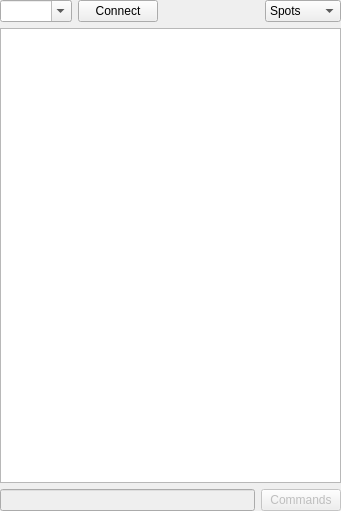
<?xml version="1.0" encoding="UTF-8"?>
<ui version="4.0">
 <class>DxWidget</class>
 <widget class="QWidget" name="DxWidget">
  <property name="geometry">
   <rect>
    <x>0</x>
    <y>0</y>
    <width>341</width>
    <height>511</height>
   </rect>
  </property>
  <property name="focusPolicy">
   <enum>Qt::NoFocus</enum>
  </property>
  <property name="windowTitle">
   <string notr="true">Form</string>
  </property>
  <layout class="QVBoxLayout" name="verticalLayout">
   <property name="leftMargin">
    <number>0</number>
   </property>
   <property name="topMargin">
    <number>0</number>
   </property>
   <property name="rightMargin">
    <number>0</number>
   </property>
   <property name="bottomMargin">
    <number>0</number>
   </property>
   <item>
    <layout class="QHBoxLayout" name="horizontalLayout">
     <item>
      <widget class="QComboBox" name="serverSelect">
       <property name="focusPolicy">
        <enum>Qt::ClickFocus</enum>
       </property>
       <property name="contextMenuPolicy">
        <enum>Qt::CustomContextMenu</enum>
       </property>
       <property name="toolTip">
        <string>Insert a &lt;b&gt;hostname:port&lt;/b&gt; of DXC Serveru. Press &lt;b&gt;CTRL + DEL&lt;/b&gt; to delete a highlighted DXC server.</string>
       </property>
       <property name="inputMethodHints">
        <set>Qt::ImhNone</set>
       </property>
       <property name="editable">
        <bool>true</bool>
       </property>
       <property name="currentText">
        <string notr="true"/>
       </property>
       <property name="insertPolicy">
        <enum>QComboBox::InsertAtTop</enum>
       </property>
       <property name="sizeAdjustPolicy">
        <enum>QComboBox::AdjustToContents</enum>
       </property>
      </widget>
     </item>
     <item>
      <widget class="QPushButton" name="connectButton">
       <property name="sizePolicy">
        <sizepolicy hsizetype="Maximum" vsizetype="Fixed">
         <horstretch>0</horstretch>
         <verstretch>0</verstretch>
        </sizepolicy>
       </property>
       <property name="focusPolicy">
        <enum>Qt::ClickFocus</enum>
       </property>
       <property name="text">
        <string>Connect</string>
       </property>
      </widget>
     </item>
     <item>
      <spacer name="horizontalSpacer">
       <property name="orientation">
        <enum>Qt::Horizontal</enum>
       </property>
       <property name="sizeHint" stdset="0">
        <size>
         <width>40</width>
         <height>20</height>
        </size>
       </property>
      </spacer>
     </item>
     <item>
      <widget class="QComboBox" name="viewModeCombo">
       <property name="sizePolicy">
        <sizepolicy hsizetype="Preferred" vsizetype="Fixed">
         <horstretch>0</horstretch>
         <verstretch>0</verstretch>
        </sizepolicy>
       </property>
       <property name="focusPolicy">
        <enum>Qt::ClickFocus</enum>
       </property>
       <item>
        <property name="text">
         <string>Spots</string>
        </property>
       </item>
       <item>
        <property name="text">
         <string>WCY</string>
        </property>
       </item>
       <item>
        <property name="text">
         <string>WWV</string>
        </property>
       </item>
       <item>
        <property name="text">
         <string>To All</string>
        </property>
       </item>
       <item>
        <property name="text">
         <string>Console</string>
        </property>
       </item>
      </widget>
     </item>
    </layout>
   </item>
   <item>
    <widget class="QStackedWidget" name="stack">
     <property name="currentIndex">
      <number>0</number>
     </property>
     <widget class="QWidget" name="spotPage">
      <layout class="QGridLayout" name="gridLayout">
       <property name="leftMargin">
        <number>0</number>
       </property>
       <property name="topMargin">
        <number>0</number>
       </property>
       <property name="rightMargin">
        <number>0</number>
       </property>
       <property name="bottomMargin">
        <number>0</number>
       </property>
       <item row="0" column="0">
        <widget class="QTableView" name="dxTable">
         <property name="focusPolicy">
          <enum>Qt::ClickFocus</enum>
         </property>
         <property name="contextMenuPolicy">
          <enum>Qt::ActionsContextMenu</enum>
         </property>
         <property name="editTriggers">
          <set>QAbstractItemView::AnyKeyPressed|QAbstractItemView::DoubleClicked</set>
         </property>
         <property name="tabKeyNavigation">
          <bool>false</bool>
         </property>
         <property name="showDropIndicator" stdset="0">
          <bool>false</bool>
         </property>
         <property name="dragDropOverwriteMode">
          <bool>false</bool>
         </property>
         <property name="alternatingRowColors">
          <bool>true</bool>
         </property>
         <property name="selectionMode">
          <enum>QAbstractItemView::SingleSelection</enum>
         </property>
         <property name="selectionBehavior">
          <enum>QAbstractItemView::SelectRows</enum>
         </property>
         <property name="verticalScrollMode">
          <enum>QAbstractItemView::ScrollPerPixel</enum>
         </property>
         <property name="horizontalScrollMode">
          <enum>QAbstractItemView::ScrollPerPixel</enum>
         </property>
         <attribute name="horizontalHeaderMinimumSectionSize">
          <number>24</number>
         </attribute>
         <attribute name="horizontalHeaderDefaultSectionSize">
          <number>80</number>
         </attribute>
         <attribute name="horizontalHeaderHighlightSections">
          <bool>false</bool>
         </attribute>
         <attribute name="horizontalHeaderStretchLastSection">
          <bool>true</bool>
         </attribute>
         <attribute name="verticalHeaderVisible">
          <bool>false</bool>
         </attribute>
         <attribute name="verticalHeaderMinimumSectionSize">
          <number>20</number>
         </attribute>
         <attribute name="verticalHeaderDefaultSectionSize">
          <number>20</number>
         </attribute>
        </widget>
       </item>
      </layout>
     </widget>
     <widget class="QWidget" name="wcyPage">
      <layout class="QGridLayout" name="gridLayout_3">
       <property name="leftMargin">
        <number>0</number>
       </property>
       <property name="topMargin">
        <number>0</number>
       </property>
       <property name="rightMargin">
        <number>0</number>
       </property>
       <property name="bottomMargin">
        <number>0</number>
       </property>
       <item row="0" column="0">
        <widget class="QTableView" name="wcyTable">
         <property name="contextMenuPolicy">
          <enum>Qt::ActionsContextMenu</enum>
         </property>
         <property name="editTriggers">
          <set>QAbstractItemView::NoEditTriggers</set>
         </property>
         <property name="tabKeyNavigation">
          <bool>false</bool>
         </property>
         <property name="showDropIndicator" stdset="0">
          <bool>false</bool>
         </property>
         <property name="alternatingRowColors">
          <bool>true</bool>
         </property>
         <property name="selectionMode">
          <enum>QAbstractItemView::SingleSelection</enum>
         </property>
         <property name="selectionBehavior">
          <enum>QAbstractItemView::SelectRows</enum>
         </property>
         <property name="verticalScrollMode">
          <enum>QAbstractItemView::ScrollPerPixel</enum>
         </property>
         <property name="horizontalScrollMode">
          <enum>QAbstractItemView::ScrollPerPixel</enum>
         </property>
         <attribute name="horizontalHeaderMinimumSectionSize">
          <number>40</number>
         </attribute>
         <attribute name="horizontalHeaderDefaultSectionSize">
          <number>70</number>
         </attribute>
         <attribute name="horizontalHeaderHighlightSections">
          <bool>true</bool>
         </attribute>
         <attribute name="horizontalHeaderStretchLastSection">
          <bool>true</bool>
         </attribute>
         <attribute name="verticalHeaderVisible">
          <bool>false</bool>
         </attribute>
         <attribute name="verticalHeaderMinimumSectionSize">
          <number>20</number>
         </attribute>
         <attribute name="verticalHeaderDefaultSectionSize">
          <number>20</number>
         </attribute>
        </widget>
       </item>
      </layout>
     </widget>
     <widget class="QWidget" name="wwvPage">
      <layout class="QGridLayout" name="gridLayout_4">
       <property name="leftMargin">
        <number>0</number>
       </property>
       <property name="topMargin">
        <number>0</number>
       </property>
       <property name="rightMargin">
        <number>0</number>
       </property>
       <property name="bottomMargin">
        <number>0</number>
       </property>
       <item row="0" column="0">
        <widget class="QTableView" name="wwvTable">
         <property name="contextMenuPolicy">
          <enum>Qt::ActionsContextMenu</enum>
         </property>
         <property name="editTriggers">
          <set>QAbstractItemView::NoEditTriggers</set>
         </property>
         <property name="tabKeyNavigation">
          <bool>false</bool>
         </property>
         <property name="showDropIndicator" stdset="0">
          <bool>false</bool>
         </property>
         <property name="dragDropOverwriteMode">
          <bool>false</bool>
         </property>
         <property name="alternatingRowColors">
          <bool>true</bool>
         </property>
         <property name="selectionMode">
          <enum>QAbstractItemView::SingleSelection</enum>
         </property>
         <property name="selectionBehavior">
          <enum>QAbstractItemView::SelectRows</enum>
         </property>
         <property name="verticalScrollMode">
          <enum>QAbstractItemView::ScrollPerPixel</enum>
         </property>
         <property name="horizontalScrollMode">
          <enum>QAbstractItemView::ScrollPerPixel</enum>
         </property>
         <attribute name="horizontalHeaderDefaultSectionSize">
          <number>70</number>
         </attribute>
         <attribute name="horizontalHeaderStretchLastSection">
          <bool>true</bool>
         </attribute>
         <attribute name="verticalHeaderVisible">
          <bool>false</bool>
         </attribute>
        </widget>
       </item>
      </layout>
     </widget>
     <widget class="QWidget" name="toAllPage">
      <layout class="QGridLayout" name="gridLayout_5">
       <property name="leftMargin">
        <number>0</number>
       </property>
       <property name="topMargin">
        <number>0</number>
       </property>
       <property name="rightMargin">
        <number>0</number>
       </property>
       <property name="bottomMargin">
        <number>0</number>
       </property>
       <item row="0" column="0">
        <widget class="QTableView" name="toAllTable">
         <property name="contextMenuPolicy">
          <enum>Qt::ActionsContextMenu</enum>
         </property>
         <property name="editTriggers">
          <set>QAbstractItemView::NoEditTriggers</set>
         </property>
         <property name="tabKeyNavigation">
          <bool>false</bool>
         </property>
         <property name="showDropIndicator" stdset="0">
          <bool>false</bool>
         </property>
         <property name="dragDropOverwriteMode">
          <bool>false</bool>
         </property>
         <property name="alternatingRowColors">
          <bool>true</bool>
         </property>
         <property name="selectionMode">
          <enum>QAbstractItemView::SingleSelection</enum>
         </property>
         <property name="selectionBehavior">
          <enum>QAbstractItemView::SelectRows</enum>
         </property>
         <property name="verticalScrollMode">
          <enum>QAbstractItemView::ScrollPerPixel</enum>
         </property>
         <property name="horizontalScrollMode">
          <enum>QAbstractItemView::ScrollPerPixel</enum>
         </property>
         <attribute name="horizontalHeaderDefaultSectionSize">
          <number>70</number>
         </attribute>
         <attribute name="horizontalHeaderStretchLastSection">
          <bool>true</bool>
         </attribute>
         <attribute name="verticalHeaderVisible">
          <bool>false</bool>
         </attribute>
        </widget>
       </item>
      </layout>
     </widget>
     <widget class="QWidget" name="consolePage">
      <property name="contextMenuPolicy">
       <enum>Qt::ActionsContextMenu</enum>
      </property>
      <layout class="QGridLayout" name="gridLayout_2">
       <property name="leftMargin">
        <number>0</number>
       </property>
       <property name="topMargin">
        <number>0</number>
       </property>
       <property name="rightMargin">
        <number>0</number>
       </property>
       <property name="bottomMargin">
        <number>0</number>
       </property>
       <item row="0" column="0">
        <widget class="QPlainTextEdit" name="log">
         <property name="font">
          <font>
           <pointsize>12</pointsize>
           <kerning>true</kerning>
          </font>
         </property>
         <property name="focusPolicy">
          <enum>Qt::ClickFocus</enum>
         </property>
         <property name="readOnly">
          <bool>true</bool>
         </property>
         <property name="plainText">
          <string notr="true"/>
         </property>
        </widget>
       </item>
      </layout>
     </widget>
    </widget>
   </item>
   <item>
    <layout class="QHBoxLayout" name="horizontalLayout_3">
     <property name="topMargin">
      <number>0</number>
     </property>
     <item>
      <widget class="QLineEdit" name="commandEdit">
       <property name="enabled">
        <bool>false</bool>
       </property>
       <property name="focusPolicy">
        <enum>Qt::ClickFocus</enum>
       </property>
       <property name="toolTip">
        <string>Send DX Cluster Command</string>
       </property>
       <property name="clearButtonEnabled">
        <bool>true</bool>
       </property>
      </widget>
     </item>
     <item>
      <widget class="QPushButton" name="commandButton">
       <property name="enabled">
        <bool>false</bool>
       </property>
       <property name="focusPolicy">
        <enum>Qt::NoFocus</enum>
       </property>
       <property name="text">
        <string>Commands</string>
       </property>
       <property name="flat">
        <bool>false</bool>
       </property>
      </widget>
     </item>
    </layout>
   </item>
  </layout>
  <action name="actionFilter">
   <property name="icon">
    <iconset resource="../res/icons/icons.qrc">
     <normaloff>:/icons/filter_list-24px.svg</normaloff>:/icons/filter_list-24px.svg</iconset>
   </property>
   <property name="text">
    <string>Filter</string>
   </property>
   <property name="toolTip">
    <string>Filter DXC</string>
   </property>
  </action>
  <action name="actionSpotQSO">
   <property name="text">
    <string>Spot Last QSO</string>
   </property>
   <property name="toolTip">
    <string>Send last QSO spot</string>
   </property>
  </action>
  <action name="actionShowHFStats">
   <property name="text">
    <string>Show HF Stats</string>
   </property>
  </action>
  <action name="actionShowVHFStats">
   <property name="text">
    <string>Show VHF Stats</string>
   </property>
  </action>
  <action name="actionShowWCY">
   <property name="text">
    <string>Show WCY</string>
   </property>
  </action>
  <action name="actionShowWWV">
   <property name="text">
    <string>Show WWV</string>
   </property>
  </action>
  <action name="actionDisplayedColumns">
   <property name="text">
    <string>Column Visibility</string>
   </property>
   <property name="toolTip">
    <string>Which columns should be displayed</string>
   </property>
  </action>
  <action name="actionConnectOnStartup">
   <property name="checkable">
    <bool>true</bool>
   </property>
   <property name="text">
    <string>Connect on startup</string>
   </property>
   <property name="toolTip">
    <string>Automatic connection after start</string>
   </property>
  </action>
  <action name="actionDeleteServer">
   <property name="text">
    <string>Delete Server</string>
   </property>
   <property name="shortcut">
    <string>Ctrl+Del</string>
   </property>
  </action>
  <action name="actionForgetPassword">
   <property name="text">
    <string>Forget Password</string>
   </property>
  </action>
  <action name="actionKeepQSOs">
   <property name="checkable">
    <bool>true</bool>
   </property>
   <property name="text">
    <string>Keep QSOs</string>
   </property>
   <property name="toolTip">
    <string>QSOs are not cleared when connecting to a new DX Cluster.</string>
   </property>
  </action>
 </widget>
 <resources>
  <include location="../res/icons/icons.qrc"/>
 </resources>
 <connections>
  <connection>
   <sender>connectButton</sender>
   <signal>clicked()</signal>
   <receiver>DxWidget</receiver>
   <slot>toggleConnect()</slot>
   <hints>
    <hint type="sourcelabel">
     <x>172</x>
     <y>25</y>
    </hint>
    <hint type="destinationlabel">
     <x>367</x>
     <y>149</y>
    </hint>
   </hints>
  </connection>
  <connection>
   <sender>commandEdit</sender>
   <signal>returnPressed()</signal>
   <receiver>DxWidget</receiver>
   <slot>send()</slot>
   <hints>
    <hint type="sourcelabel">
     <x>249</x>
     <y>509</y>
    </hint>
    <hint type="destinationlabel">
     <x>367</x>
     <y>149</y>
    </hint>
   </hints>
  </connection>
  <connection>
   <sender>dxTable</sender>
   <signal>doubleClicked(QModelIndex)</signal>
   <receiver>DxWidget</receiver>
   <slot>entryDoubleClicked(QModelIndex)</slot>
   <hints>
    <hint type="sourcelabel">
     <x>340</x>
     <y>272</y>
    </hint>
    <hint type="destinationlabel">
     <x>456</x>
     <y>255</y>
    </hint>
   </hints>
  </connection>
  <connection>
   <sender>actionFilter</sender>
   <signal>triggered()</signal>
   <receiver>DxWidget</receiver>
   <slot>actionFilter()</slot>
   <hints>
    <hint type="sourcelabel">
     <x>-1</x>
     <y>-1</y>
    </hint>
    <hint type="destinationlabel">
     <x>456</x>
     <y>255</y>
    </hint>
   </hints>
  </connection>
  <connection>
   <sender>serverSelect</sender>
   <signal>editTextChanged(QString)</signal>
   <receiver>DxWidget</receiver>
   <slot>adjusteServerSelectSize(QString)</slot>
   <hints>
    <hint type="sourcelabel">
     <x>44</x>
     <y>25</y>
    </hint>
    <hint type="destinationlabel">
     <x>456</x>
     <y>255</y>
    </hint>
   </hints>
  </connection>
  <connection>
   <sender>serverSelect</sender>
   <signal>currentIndexChanged(int)</signal>
   <receiver>DxWidget</receiver>
   <slot>serverSelectChanged(int)</slot>
   <hints>
    <hint type="sourcelabel">
     <x>44</x>
     <y>25</y>
    </hint>
    <hint type="destinationlabel">
     <x>456</x>
     <y>255</y>
    </hint>
   </hints>
  </connection>
  <connection>
   <sender>actionSpotQSO</sender>
   <signal>triggered()</signal>
   <receiver>DxWidget</receiver>
   <slot>actionCommandSpotQSO()</slot>
   <hints>
    <hint type="sourcelabel">
     <x>-1</x>
     <y>-1</y>
    </hint>
    <hint type="destinationlabel">
     <x>170</x>
     <y>255</y>
    </hint>
   </hints>
  </connection>
  <connection>
   <sender>actionShowHFStats</sender>
   <signal>triggered()</signal>
   <receiver>DxWidget</receiver>
   <slot>actionCommandShowHFStats()</slot>
   <hints>
    <hint type="sourcelabel">
     <x>-1</x>
     <y>-1</y>
    </hint>
    <hint type="destinationlabel">
     <x>170</x>
     <y>255</y>
    </hint>
   </hints>
  </connection>
  <connection>
   <sender>actionShowVHFStats</sender>
   <signal>triggered()</signal>
   <receiver>DxWidget</receiver>
   <slot>actionCommandShowVHFStats()</slot>
   <hints>
    <hint type="sourcelabel">
     <x>-1</x>
     <y>-1</y>
    </hint>
    <hint type="destinationlabel">
     <x>170</x>
     <y>255</y>
    </hint>
   </hints>
  </connection>
  <connection>
   <sender>actionShowWCY</sender>
   <signal>triggered()</signal>
   <receiver>DxWidget</receiver>
   <slot>actionCommandShowWCY()</slot>
   <hints>
    <hint type="sourcelabel">
     <x>-1</x>
     <y>-1</y>
    </hint>
    <hint type="destinationlabel">
     <x>170</x>
     <y>255</y>
    </hint>
   </hints>
  </connection>
  <connection>
   <sender>actionShowWWV</sender>
   <signal>triggered()</signal>
   <receiver>DxWidget</receiver>
   <slot>actionCommandShowWWV()</slot>
   <hints>
    <hint type="sourcelabel">
     <x>-1</x>
     <y>-1</y>
    </hint>
    <hint type="destinationlabel">
     <x>170</x>
     <y>255</y>
    </hint>
   </hints>
  </connection>
  <connection>
   <sender>viewModeCombo</sender>
   <signal>currentIndexChanged(int)</signal>
   <receiver>DxWidget</receiver>
   <slot>viewModeChanged(int)</slot>
   <hints>
    <hint type="sourcelabel">
     <x>339</x>
     <y>25</y>
    </hint>
    <hint type="destinationlabel">
     <x>170</x>
     <y>255</y>
    </hint>
   </hints>
  </connection>
  <connection>
   <sender>actionDisplayedColumns</sender>
   <signal>triggered()</signal>
   <receiver>DxWidget</receiver>
   <slot>displayedColumns()</slot>
   <hints>
    <hint type="sourcelabel">
     <x>-1</x>
     <y>-1</y>
    </hint>
    <hint type="destinationlabel">
     <x>170</x>
     <y>255</y>
    </hint>
   </hints>
  </connection>
  <connection>
   <sender>actionConnectOnStartup</sender>
   <signal>changed()</signal>
   <receiver>DxWidget</receiver>
   <slot>actionConnectOnStartup()</slot>
   <hints>
    <hint type="sourcelabel">
     <x>-1</x>
     <y>-1</y>
    </hint>
    <hint type="destinationlabel">
     <x>170</x>
     <y>255</y>
    </hint>
   </hints>
  </connection>
  <connection>
   <sender>serverSelect</sender>
   <signal>customContextMenuRequested(QPoint)</signal>
   <receiver>DxWidget</receiver>
   <slot>showContextMenu(QPoint)</slot>
   <hints>
    <hint type="sourcelabel">
     <x>43</x>
     <y>13</y>
    </hint>
    <hint type="destinationlabel">
     <x>170</x>
     <y>255</y>
    </hint>
   </hints>
  </connection>
  <connection>
   <sender>actionDeleteServer</sender>
   <signal>triggered()</signal>
   <receiver>DxWidget</receiver>
   <slot>actionDeleteServer()</slot>
   <hints>
    <hint type="sourcelabel">
     <x>-1</x>
     <y>-1</y>
    </hint>
    <hint type="destinationlabel">
     <x>170</x>
     <y>255</y>
    </hint>
   </hints>
  </connection>
  <connection>
   <sender>actionForgetPassword</sender>
   <signal>triggered()</signal>
   <receiver>DxWidget</receiver>
   <slot>actionForgetPassword()</slot>
   <hints>
    <hint type="sourcelabel">
     <x>-1</x>
     <y>-1</y>
    </hint>
    <hint type="destinationlabel">
     <x>170</x>
     <y>255</y>
    </hint>
   </hints>
  </connection>
  <connection>
   <sender>actionKeepQSOs</sender>
   <signal>triggered()</signal>
   <receiver>DxWidget</receiver>
   <slot>actionKeepQSOs()</slot>
   <hints>
    <hint type="sourcelabel">
     <x>-1</x>
     <y>-1</y>
    </hint>
    <hint type="destinationlabel">
     <x>170</x>
     <y>255</y>
    </hint>
   </hints>
  </connection>
 </connections>
 <slots>
  <slot>send()</slot>
  <slot>toggleConnect()</slot>
  <slot>viewModeChanged(int)</slot>
  <slot>entryDoubleClicked(QModelIndex)</slot>
  <slot>actionFilter()</slot>
  <slot>actionPhoneFilter()</slot>
  <slot>actionFT8Filter()</slot>
  <slot>actionPhoneFilter(bool)</slot>
  <slot>adjusteServerSelectSize(QString)</slot>
  <slot>serverSelectChanged(int)</slot>
  <slot>actionCommandSpotQSO()</slot>
  <slot>actionCommandShowHFStats()</slot>
  <slot>actionCommandShowVHFStats()</slot>
  <slot>actionCommandShowWCY()</slot>
  <slot>actionCommandShowWWV()</slot>
  <slot>displayedColumns()</slot>
  <slot>actionConnectOnStartup()</slot>
  <slot>showContextMenu(QPoint)</slot>
  <slot>actionDeleteServer()</slot>
  <slot>actionForgetPassword()</slot>
  <slot>actionKeepQSOs()</slot>
 </slots>
</ui>
